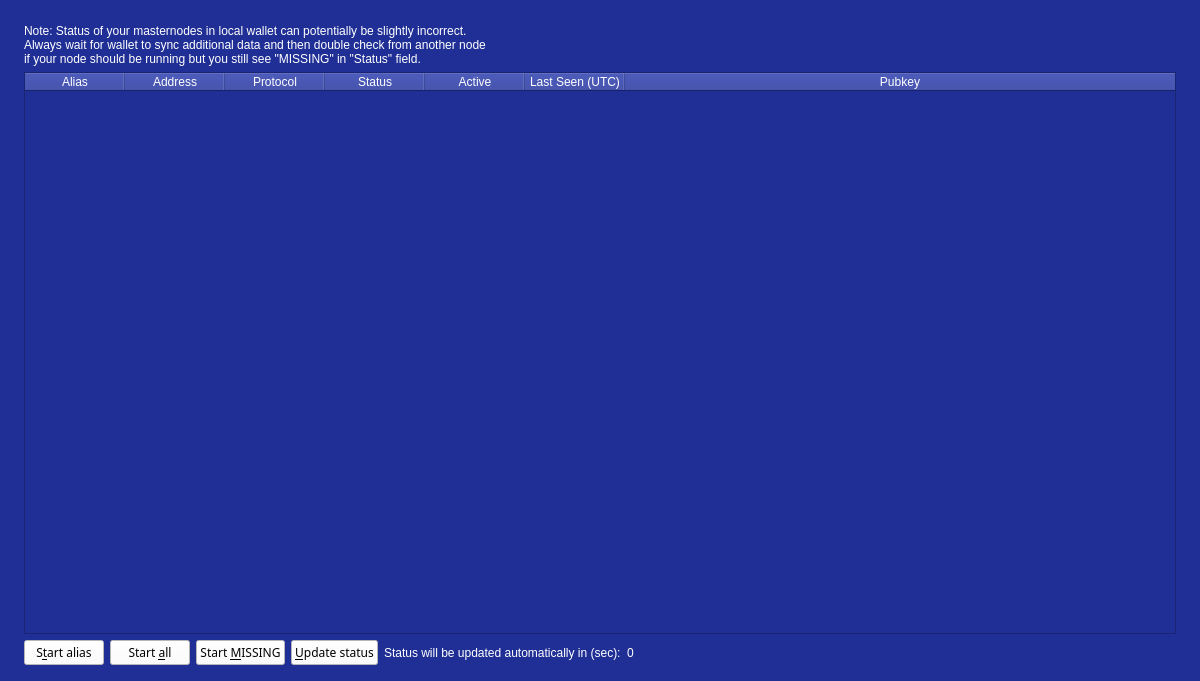
<?xml version="1.0" encoding="UTF-8"?>
<ui version="4.0">
 <class>MasternodeList</class>
 <widget class="QWidget" name="MasternodeList">
  <property name="geometry">
   <rect>
    <x>0</x>
    <y>0</y>
    <width>1200</width>
    <height>681</height>
   </rect>
  </property>
  <property name="font">
   <font>
    <family>Dosis</family>
   </font>
  </property>
  <property name="windowTitle">
   <string>Form</string>
  </property>
  <property name="styleSheet">
   <string notr="true">background-color: rgb(32, 47, 149);
color: rgb(255, 255, 255);</string>
  </property>
  <layout class="QVBoxLayout" name="topLayout" stretch="0">
   <property name="leftMargin">
    <number>9</number>
   </property>
   <property name="topMargin">
    <number>9</number>
   </property>
   <property name="rightMargin">
    <number>9</number>
   </property>
   <property name="bottomMargin">
    <number>9</number>
   </property>
   <item>
    <layout class="QVBoxLayout" name="verticalLayout_Master" stretch="0,1">
     <property name="spacing">
      <number>0</number>
     </property>
     <item>
      <widget class="QFrame" name="frame_Header">
       <layout class="QVBoxLayout" name="verticalLayout_4">
        <property name="leftMargin">
         <number>0</number>
        </property>
        <property name="topMargin">
         <number>0</number>
        </property>
        <property name="rightMargin">
         <number>0</number>
        </property>
        <property name="bottomMargin">
         <number>0</number>
        </property>
        <item>
         <layout class="QHBoxLayout" name="horizontalLayout_Header" stretch=""/>
        </item>
       </layout>
      </widget>
     </item>
     <item>
      <widget class="QFrame" name="frame_BG">
       <layout class="QVBoxLayout" name="verticalLayout_3">
        <property name="leftMargin">
         <number>6</number>
        </property>
        <property name="topMargin">
         <number>6</number>
        </property>
        <property name="rightMargin">
         <number>6</number>
        </property>
        <property name="bottomMargin">
         <number>6</number>
        </property>
        <item>
         <widget class="QFrame" name="frame_Content">
          <layout class="QVBoxLayout" name="verticalLayout">
           <property name="spacing">
            <number>0</number>
           </property>
           <property name="leftMargin">
            <number>0</number>
           </property>
           <property name="topMargin">
            <number>0</number>
           </property>
           <property name="rightMargin">
            <number>0</number>
           </property>
           <property name="bottomMargin">
            <number>0</number>
           </property>
           <item>
            <layout class="QGridLayout" name="gridLayout_2">
             <property name="spacing">
              <number>2</number>
             </property>
             <item row="0" column="0">
              <widget class="QFrame" name="frameList">
               <layout class="QVBoxLayout" name="verticalLayout_2">
                <property name="bottomMargin">
                 <number>1</number>
                </property>
                <item>
                 <layout class="QHBoxLayout" name="horizontalLayout_note">
                  <property name="bottomMargin">
                   <number>0</number>
                  </property>
                  <item>
                   <widget class="QLabel" name="updateNote">
                    <property name="text">
                     <string>Note: Status of your masternodes in local wallet can potentially be slightly incorrect.&lt;br /&gt;Always wait for wallet to sync additional data and then double check from another node&lt;br /&gt;if your node should be running but you still see &quot;MISSING&quot; in &quot;Status&quot; field.</string>
                    </property>
                   </widget>
                  </item>
                 </layout>
                </item>
                <item>
                 <widget class="QTableWidget" name="tableWidgetMyMasternodes">
                  <property name="minimumSize">
                   <size>
                    <width>695</width>
                    <height>0</height>
                   </size>
                  </property>
                  <property name="palette">
                   <palette>
                    <active>
                     <colorrole role="WindowText">
                      <brush brushstyle="SolidPattern">
                       <color alpha="255">
                        <red>255</red>
                        <green>255</green>
                        <blue>255</blue>
                       </color>
                      </brush>
                     </colorrole>
                     <colorrole role="Button">
                      <brush brushstyle="SolidPattern">
                       <color alpha="255">
                        <red>32</red>
                        <green>47</green>
                        <blue>149</blue>
                       </color>
                      </brush>
                     </colorrole>
                     <colorrole role="Text">
                      <brush brushstyle="SolidPattern">
                       <color alpha="255">
                        <red>255</red>
                        <green>255</green>
                        <blue>255</blue>
                       </color>
                      </brush>
                     </colorrole>
                     <colorrole role="ButtonText">
                      <brush brushstyle="SolidPattern">
                       <color alpha="255">
                        <red>255</red>
                        <green>255</green>
                        <blue>255</blue>
                       </color>
                      </brush>
                     </colorrole>
                     <colorrole role="Base">
                      <brush brushstyle="SolidPattern">
                       <color alpha="255">
                        <red>32</red>
                        <green>47</green>
                        <blue>149</blue>
                       </color>
                      </brush>
                     </colorrole>
                     <colorrole role="Window">
                      <brush brushstyle="SolidPattern">
                       <color alpha="255">
                        <red>32</red>
                        <green>47</green>
                        <blue>149</blue>
                       </color>
                      </brush>
                     </colorrole>
                    </active>
                    <inactive>
                     <colorrole role="WindowText">
                      <brush brushstyle="SolidPattern">
                       <color alpha="255">
                        <red>255</red>
                        <green>255</green>
                        <blue>255</blue>
                       </color>
                      </brush>
                     </colorrole>
                     <colorrole role="Button">
                      <brush brushstyle="SolidPattern">
                       <color alpha="255">
                        <red>32</red>
                        <green>47</green>
                        <blue>149</blue>
                       </color>
                      </brush>
                     </colorrole>
                     <colorrole role="Text">
                      <brush brushstyle="SolidPattern">
                       <color alpha="255">
                        <red>255</red>
                        <green>255</green>
                        <blue>255</blue>
                       </color>
                      </brush>
                     </colorrole>
                     <colorrole role="ButtonText">
                      <brush brushstyle="SolidPattern">
                       <color alpha="255">
                        <red>255</red>
                        <green>255</green>
                        <blue>255</blue>
                       </color>
                      </brush>
                     </colorrole>
                     <colorrole role="Base">
                      <brush brushstyle="SolidPattern">
                       <color alpha="255">
                        <red>32</red>
                        <green>47</green>
                        <blue>149</blue>
                       </color>
                      </brush>
                     </colorrole>
                     <colorrole role="Window">
                      <brush brushstyle="SolidPattern">
                       <color alpha="255">
                        <red>32</red>
                        <green>47</green>
                        <blue>149</blue>
                       </color>
                      </brush>
                     </colorrole>
                    </inactive>
                    <disabled>
                     <colorrole role="WindowText">
                      <brush brushstyle="SolidPattern">
                       <color alpha="255">
                        <red>255</red>
                        <green>255</green>
                        <blue>255</blue>
                       </color>
                      </brush>
                     </colorrole>
                     <colorrole role="Button">
                      <brush brushstyle="SolidPattern">
                       <color alpha="255">
                        <red>32</red>
                        <green>47</green>
                        <blue>149</blue>
                       </color>
                      </brush>
                     </colorrole>
                     <colorrole role="Text">
                      <brush brushstyle="SolidPattern">
                       <color alpha="255">
                        <red>255</red>
                        <green>255</green>
                        <blue>255</blue>
                       </color>
                      </brush>
                     </colorrole>
                     <colorrole role="ButtonText">
                      <brush brushstyle="SolidPattern">
                       <color alpha="255">
                        <red>255</red>
                        <green>255</green>
                        <blue>255</blue>
                       </color>
                      </brush>
                     </colorrole>
                     <colorrole role="Base">
                      <brush brushstyle="SolidPattern">
                       <color alpha="255">
                        <red>32</red>
                        <green>47</green>
                        <blue>149</blue>
                       </color>
                      </brush>
                     </colorrole>
                     <colorrole role="Window">
                      <brush brushstyle="SolidPattern">
                       <color alpha="255">
                        <red>32</red>
                        <green>47</green>
                        <blue>149</blue>
                       </color>
                      </brush>
                     </colorrole>
                    </disabled>
                   </palette>
                  </property>
                  <property name="font">
                   <font>
                    <family>Dosis</family>
                   </font>
                  </property>
                  <property name="editTriggers">
                   <set>QAbstractItemView::NoEditTriggers</set>
                  </property>
                  <property name="alternatingRowColors">
                   <bool>true</bool>
                  </property>
                  <property name="selectionMode">
                   <enum>QAbstractItemView::SingleSelection</enum>
                  </property>
                  <property name="selectionBehavior">
                   <enum>QAbstractItemView::SelectRows</enum>
                  </property>
                  <property name="sortingEnabled">
                   <bool>true</bool>
                  </property>
                  <attribute name="horizontalHeaderStretchLastSection">
                   <bool>true</bool>
                  </attribute>
                  <column>
                   <property name="text">
                    <string>Alias</string>
                   </property>
                  </column>
                  <column>
                   <property name="text">
                    <string>Address</string>
                   </property>
                  </column>
                  <column>
                   <property name="text">
                    <string>Protocol</string>
                   </property>
                  </column>
                  <column>
                   <property name="text">
                    <string>Status</string>
                   </property>
                  </column>
                  <column>
                   <property name="text">
                    <string>Active</string>
                   </property>
                  </column>
                  <column>
                   <property name="text">
                    <string>Last Seen (UTC)</string>
                   </property>
                  </column>
                  <column>
                   <property name="text">
                    <string>Pubkey</string>
                   </property>
                  </column>
                 </widget>
                </item>
                <item>
                 <layout class="QHBoxLayout" name="horizontalLayout_5">
                  <property name="bottomMargin">
                   <number>0</number>
                  </property>
                  <item>
                   <widget class="QPushButton" name="startButton">
                    <property name="font">
                     <font>
                      <family>Dosis</family>
                     </font>
                    </property>
                    <property name="styleSheet">
                     <string notr="true">background-color: rgb(255, 255, 255);
color: rgb(0, 0, 0);</string>
                    </property>
                    <property name="text">
                     <string>S&amp;tart alias</string>
                    </property>
                   </widget>
                  </item>
                  <item>
                   <widget class="QPushButton" name="startAllButton">
                    <property name="font">
                     <font>
                      <family>Dosis</family>
                     </font>
                    </property>
                    <property name="styleSheet">
                     <string notr="true">background-color: rgb(255, 255, 255);
color: rgb(0, 0, 0);</string>
                    </property>
                    <property name="text">
                     <string>Start &amp;all</string>
                    </property>
                   </widget>
                  </item>
                  <item>
                   <widget class="QPushButton" name="startMissingButton">
                    <property name="font">
                     <font>
                      <family>Dosis</family>
                     </font>
                    </property>
                    <property name="styleSheet">
                     <string notr="true">background-color: rgb(255, 255, 255);
color: rgb(0, 0, 0);</string>
                    </property>
                    <property name="text">
                     <string>Start &amp;MISSING</string>
                    </property>
                   </widget>
                  </item>
                  <item>
                   <widget class="QPushButton" name="UpdateButton">
                    <property name="font">
                     <font>
                      <family>Dosis</family>
                     </font>
                    </property>
                    <property name="styleSheet">
                     <string notr="true">background-color: rgb(255, 255, 255);
color: rgb(0, 0, 0);</string>
                    </property>
                    <property name="text">
                     <string>&amp;Update status</string>
                    </property>
                   </widget>
                  </item>
                  <item>
                   <widget class="QLabel" name="autoupdate_label">
                    <property name="text">
                     <string>Status will be updated automatically in (sec):</string>
                    </property>
                   </widget>
                  </item>
                  <item>
                   <widget class="QLabel" name="secondsLabel">
                    <property name="text">
                     <string>0</string>
                    </property>
                   </widget>
                  </item>
                  <item>
                   <spacer name="horizontalSpacer_5">
                    <property name="orientation">
                     <enum>Qt::Horizontal</enum>
                    </property>
                    <property name="sizeHint" stdset="0">
                     <size>
                      <width>40</width>
                      <height>20</height>
                     </size>
                    </property>
                   </spacer>
                  </item>
                 </layout>
                </item>
               </layout>
              </widget>
             </item>
            </layout>
           </item>
          </layout>
         </widget>
        </item>
       </layout>
      </widget>
     </item>
    </layout>
   </item>
  </layout>
 </widget>
 <resources/>
 <connections/>
</ui>
